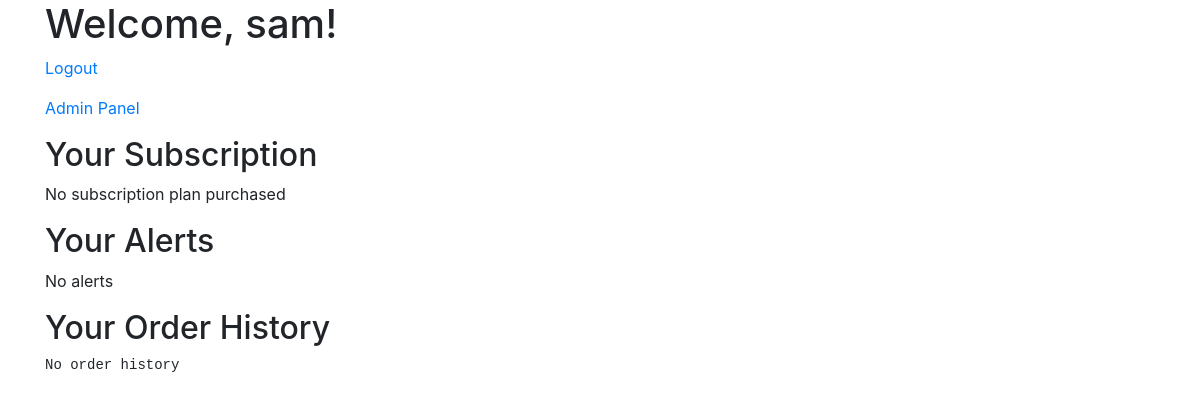
Page / (signed in) on the earlier database version.
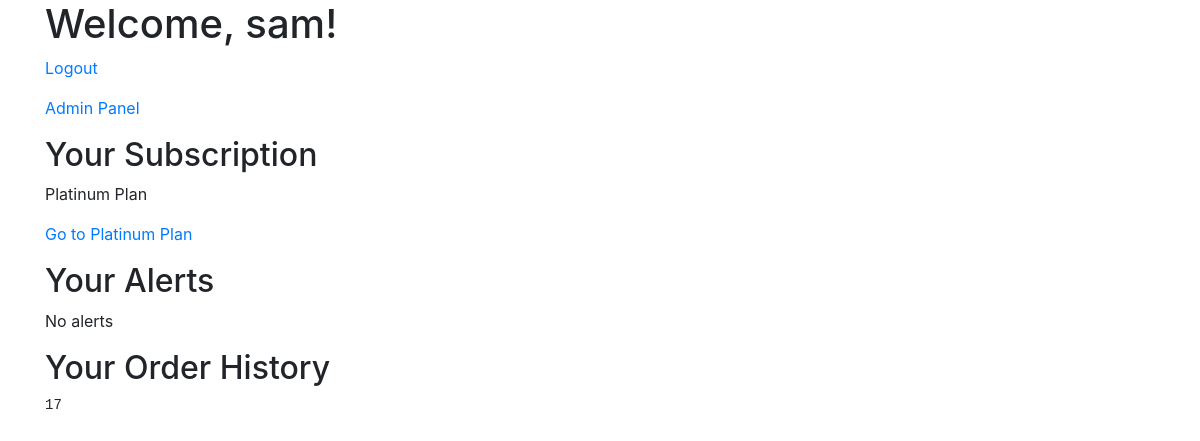
Same page on the later database version.
### app.py (models this page shows, shortened)
class User(db.Model):
    id = db.Column(db.Integer, primary_key=True)
    username = db.Column(db.String(80), unique=True, nullable=False)
    password = db.Column(db.String(200), nullable=False)
    email = db.Column(db.String(120), unique=True, nullable=False)
    is_admin = db.Column(db.Boolean, default=False)
    alert_message = db.Column(db.String(200), nullable=True)
    subscription_plan = db.Column(db.String(200), nullable=True)
    order_history = db.Column(db.Text, nullable=True)
    one_time_token = db.Column(db.String(200), nullable=True)

### app.py (the view)
@app.route('/')
def index():
    if 'username' in session:
        user = User.query.filter_by(username=session['username']).first()
        return render_template('user_hub.html', username=session['username'], user=user)
    return redirect('/login')

### templates/user_hub.html (shortened to what this page needs)
<!DOCTYPE html>
<html lang="en">
<head>
    <link rel="stylesheet" href="https://maxcdn.bootstrapcdn.com/bootstrap/4.0.0/css/bootstrap.min.css">
</head>
<body>
    <div class="container">
        <h1>Welcome, {{ username }}!</h1>
        <p><a href="{{ url_for('logout') }}">Logout</a></p>
        {% if user.is_admin %}
        <p><a href="{{ url_for('admin_panel') }}">Admin Panel</a></p>
        {% endif %}
        <h2>Your Subscription</h2>
        <p>{{ user.subscription_plan or 'No subscription plan purchased' }}</p>
        {% if user.subscription_plan %}
        <p><a href="{{ url_for(user.subscription_plan|lower|replace(' ', '_')) }}">Go to {{ user.subscription_plan }}</a></p>
        {% endif %}
        <h2>Your Alerts</h2>
        <p>{{ user.alert_message or 'No alerts' }}</p>
        <h2>Your Order History</h2>
        <pre>{{ user.order_history or 'No order history' }}</pre>
    </div>
</body>
</html>

Differences in the rows shown:
changed User "sam": subscription_plan "No subscription plan purchased" → "Platinum Plan"; subscription_plan (not shown) → "Platinum Plan"; order_history "No order history" → "17"
Other differences:
text now shown: "Go to"
